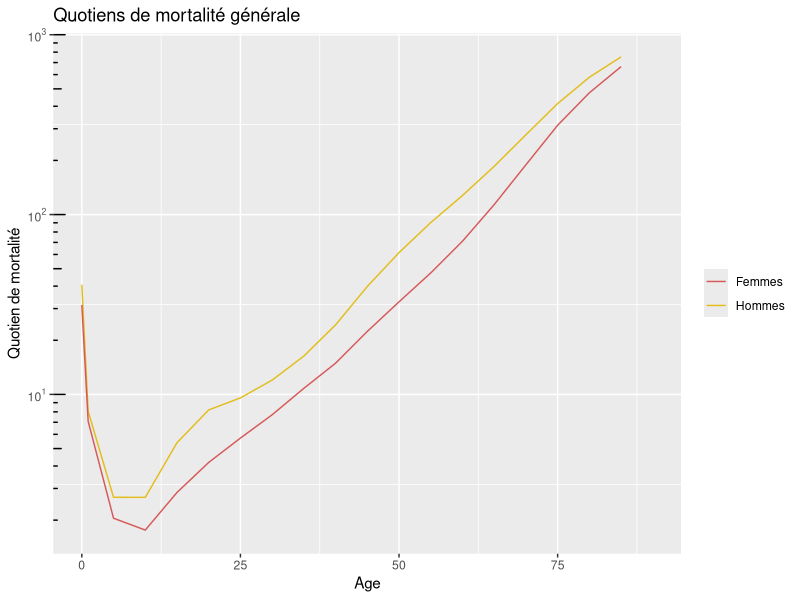
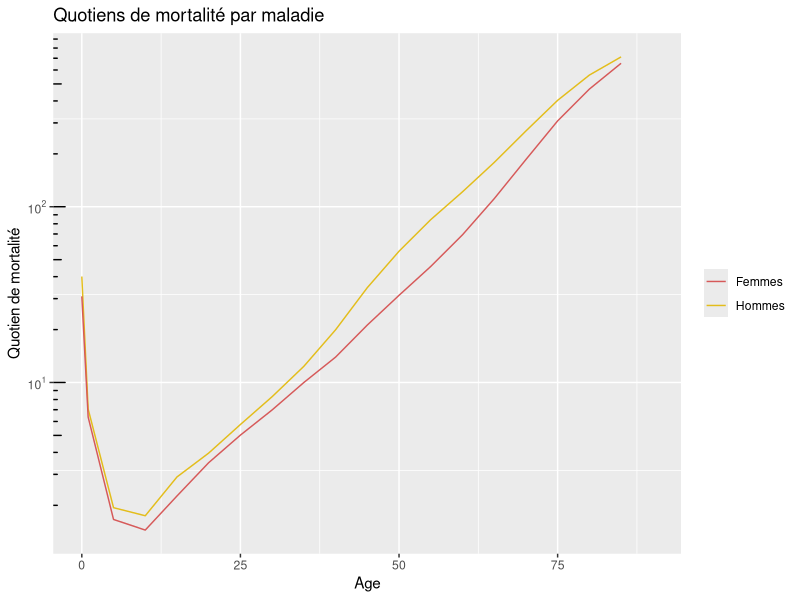
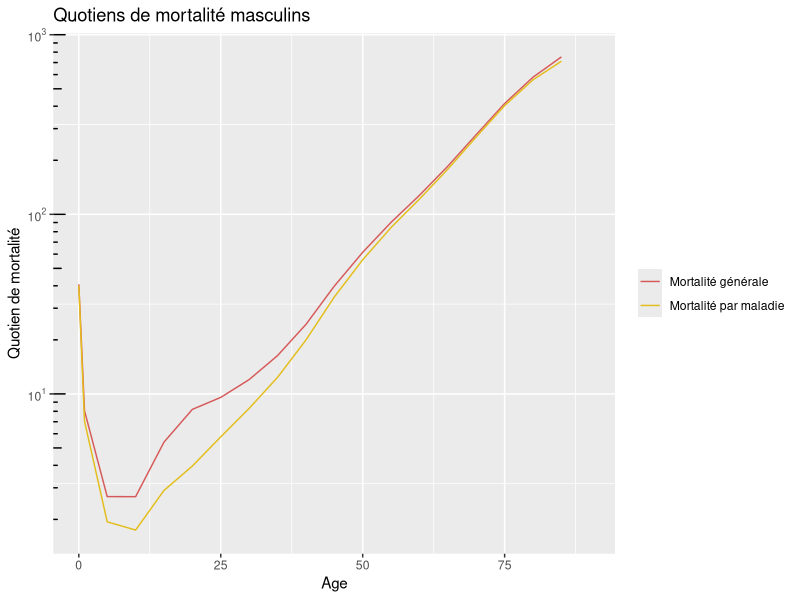
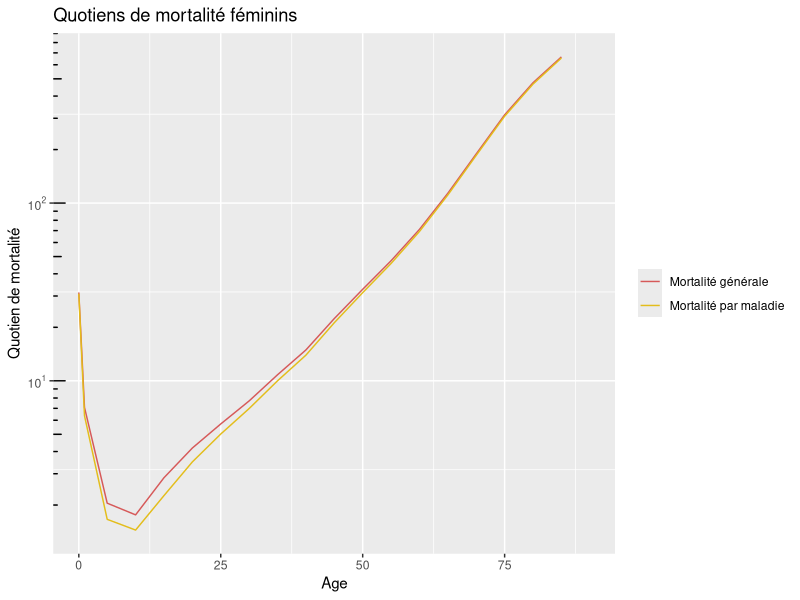

Source code (R) for these figures, in order:
## ---- chunk 1
library(readxl)
library(tidyverse)
library(knitr)
setwd("C:/Users/Thibaud/Documents/Demographie/M1S2/UE1 - Analyse demographique/Breton/DM1")

TableMortMascGeneral <- read_excel("./data/exo1/tmhgen.xlsx") %>%
  column_to_rownames("Age x")
TableMortMascAccident <- read_excel("./data/exo1/tmhmal.xlsx") %>%
  column_to_rownames("Age x")
## ---- chunk 2
Racine <- 100000
TableMortMascMaladie <- TableMortMascGeneral %>%
  select("aqx p.1000") %>%
  bind_cols(select(TableMortMascAccident, "aqx p.1000")) %>%
  mutate("aqx p.1000" = `aqx p.1000...1` - `aqx p.1000...2`) %>%
  select(`aqx p.1000`)
for (i in seq_along(TableMortMascMaladie$`aqx p.1000`)) {
  TableMortMascMaladie$`Sx`[i] <- Racine
  TableMortMascMaladie$`d(x;x+a)`[i] <- round(Racine * (TableMortMascMaladie$`aqx p.1000`[i] * 0.001))
  Racine <- Racine - TableMortMascMaladie$`d(x;x+a)`[i]
}
TableMortMascMaladie <- relocate(TableMortMascMaladie, `Sx`, `d(x;x+a)`, `aqx p.1000`)
## ---- chunk 3
kable(TableMortMascMaladie, caption = 'Table III M.')
## ---- chunk 4
SommeMort <- TableMortMascGeneral %>%
  select(`d(x;x+a)`) %>%
  rename(`d(x;x+a) Constatés` = `d(x;x+a)`)
SommeMort$`d(x;x+a) Somme` <- TableMortMascAccident$`d(x;x+a)` + TableMortMascMaladie$`d(x;x+a)`
SommeMort$`Difference Brute` <- SommeMort$`d(x;x+a) Somme` - SommeMort$`d(x;x+a) Constatés`
SommeMort$'Difference p.100' <- round((SommeMort$`d(x;x+a) Somme` - SommeMort$`d(x;x+a) Constatés`) / SommeMort$`d(x;x+a) Constatés` * 100, 2)

## ---- chunk 5
kable(SommeMort, caption = "Décès observés, sommes des décès calculés et différence")
## ---- chunk 6
library(scales)
library(gridExtra)
TableMortFemmGeneral <- read_excel("./data/exo1/tmfgen.xlsx") %>%
  column_to_rownames("Age x")
TableMortFemmMaladie <- read_excel("./data/exo1/tmfmal.xlsx") %>%
  column_to_rownames("Age x")

TableMortFemmAccident <- select(TableMortFemmGeneral, "aqx p.1000")
TableMortFemmAccident$`aqx p.1000` <- TableMortFemmAccident$`aqx p.1000` - TableMortFemmMaladie$`aqx p.1000`
## ---- chunk 7
ggplot() +
  geom_line(data = TableMortMascGeneral, aes(y = `aqx p.1000`, x = as.numeric(row.names(TableMortMascGeneral)), color = "Hommes")) +
  geom_line(data = TableMortFemmGeneral, aes(y = `aqx p.1000`, x = as.numeric(row.names(TableMortFemmGeneral)), color = "Femmes")) +
  scale_color_manual(values = c("#d65959", "#e3bd1b"), name = NULL) +
  scale_y_continuous(trans = "log10", breaks = function(x) {
    brks <- extended_breaks(Q = c(1, 5))(log10(x))
    10^(brks[brks %% 1 == 0])
  }, labels = math_format(format = log10))+
  annotation_logticks(sides = "l") +
  ggtitle("Quotiens de mortalité générale") +
  xlab("Age") +
  ylab("Quotien de mortalité")

ggplot() +
  geom_line(data = TableMortMascMaladie, aes(y = `aqx p.1000`, x = as.numeric(row.names(TableMortMascMaladie)), color = "Hommes")) +
  geom_line(data = TableMortFemmMaladie, aes(y = `aqx p.1000`, x = as.numeric(row.names(TableMortFemmMaladie)), color = "Femmes")) +
  scale_color_manual(values = c("#d65959", "#e3bd1b"), name = NULL) +
  scale_y_continuous(trans = "log10",
                     breaks = function(x) {
                       brks <- extended_breaks(Q = c(1, 5))(log10(x))
                       10^(brks[brks %% 1 == 0])
                     },
                     labels = math_format(format = log10))+
  annotation_logticks(sides = "l") +
  ggtitle("Quotiens de mortalité par maladie") +
  xlab("Age") +
  ylab("Quotien de mortalité")
## ---- chunk 8
ggplot() +
  geom_line(data = TableMortMascGeneral, aes(y = `aqx p.1000`, x = as.numeric(row.names(TableMortMascGeneral)), color = "Mortalité générale")) +
  geom_line(data = TableMortMascMaladie, aes(y = `aqx p.1000`, x = as.numeric(row.names(TableMortMascMaladie)), color = "Mortalité par maladie")) +
  scale_color_manual(values = c("#d65959", "#e3bd1b"), name = NULL) +
  scale_y_continuous(
    trans = "log10",
    breaks = function(x) {
      brks <- extended_breaks(Q = c(1, 5))(log10(x))
      10^(brks[brks %% 1 == 0])
    },
    labels = math_format(format = log10)
  )+
  annotation_logticks(sides = "l") +
  ggtitle("Quotiens de mortalité masculins") +
  xlab("Age") +
  ylab("Quotien de mortalité")

ggplot() +
  geom_line(data = TableMortFemmGeneral, aes(y = `aqx p.1000`, x = as.numeric(row.names(TableMortFemmGeneral)), color = "Mortalité générale")) +
  geom_line(data = TableMortFemmMaladie, aes(y = `aqx p.1000`, x = as.numeric(row.names(TableMortFemmMaladie)), color = "Mortalité par maladie")) +
  scale_color_manual(values = c("#d65959", "#e3bd1b"), name = NULL) +
  scale_y_continuous(
    trans = "log10",
    breaks = function(x) {
      brks <- extended_breaks(Q = c(1, 5))(log10(x))
      10^(brks[brks %% 1 == 0])
    },
    labels = math_format(format = log10)
  )+
  annotation_logticks(sides = "l") +
  ggtitle("Quotiens de mortalité féminins") +
  xlab("Age") +
  ylab("Quotien de mortalité")
## ---- chunk 9
EsperanceDeVieNaissance <- function (Age, Population) {
  Annees <- Population
  Racine <- Population[1]
  AnneesVecues <- data.frame(Population, row.names = Age)
  SommeAV <- 0
  for (i in seq_along(Age)){
    AnneesVecues$Annees[i] <- ((Population[i] + Population[i+1])/2) * (as.numeric(Age[i+1]) - as.numeric(Age[i]))
    SommeAV <- SommeAV + ifelse(!is.na(AnneesVecues$Annees[i]), AnneesVecues$Annees[i], 0)
  }
  return(round(SommeAV/Racine,2))
}
## ---- chunk 10
`Table I Sexe Masculin` <- EsperanceDeVieNaissance(row.names(TableMortMascGeneral), TableMortMascGeneral$Sx)
`Table I Sexe Feminin` <- EsperanceDeVieNaissance(row.names(TableMortFemmGeneral), TableMortFemmGeneral$Sx)
`Table III Sexe Masculin` <- EsperanceDeVieNaissance(row.names(TableMortMascMaladie), TableMortMascMaladie$Sx)
`Table III Sexe Feminin` <- EsperanceDeVieNaissance(row.names(TableMortFemmMaladie), TableMortFemmMaladie$Sx)
kable(data.frame(`Table I Sexe Masculin`,`Table I Sexe Feminin`,`Table III Sexe Masculin`,`Table III Sexe Feminin`), caption = "Espérance de vie")
## ---- chunk 11
PopHomme55ans <- 49000
PopFemme55ans <- 51000
TableMortAccident <- TableMortMascAccident %>%
  slice(13:16) %>%
  select(`aqx p.1000`)
for (i in seq_along(TableMortAccident$`aqx p.1000`)) {
  TableMortAccident$`aqx p.1000`[i] <- (TableMortAccident$`aqx p.1000`[i] + TableMortFemmAccident$`aqx p.1000`[12 + i])/2
  TableMortAccident$`Sx Homme`[i] <- PopHomme55ans
  TableMortAccident$`Sx Femme`[i] <- PopFemme55ans
  TableMortAccident$`d(x;x+a) Homme`[i] <- round(PopHomme55ans * (TableMortAccident$`aqx p.1000`[i] * 0.001))
  TableMortAccident$`d(x;x+a) Femme`[i] <- round(PopFemme55ans * (TableMortAccident$`aqx p.1000`[i] * 0.001))
  PopHomme55ans <- PopHomme55ans - TableMortAccident$`d(x;x+a) Homme`[i]
  PopFemme55ans <- PopFemme55ans - TableMortAccident$`d(x;x+a) Femme`[i]
}
## ---- chunk 12
kable(TableMortAccident, caption = "Table des morts par accidents")
## ---- chunk 13
DecesFemmesObserves <- read_excel("./data/exo1/fobservee.xlsx")
DecesFemmesObserves$`Sx Homme Accident` <- TableMortAccident$`Sx Homme`
DecesFemmesObserves$`d(x;x+a) Homme Accident` <- TableMortAccident$`d(x;x+a) Homme`
for (i in seq_along(DecesFemmesObserves$`Age x`)) {
  if (i != 1) {
    DecesFemmesObserves$Px[i] <-  DecesFemmesObserves$Px[i-1] - DecesFemmesObserves$`Décés par accident observés D'a(x;x+5)`[i-1] - DecesFemmesObserves$`Décés par maladie observés D'm(x;x+5)`[i-1]
  }
  DecesFemmesObserves$`aq"x p.1000`[i] <- (DecesFemmesObserves$`d(x;x+a) Homme Accident` + DecesFemmesObserves$`Décés par accident observés D'a(x;x+5)`[i])/(DecesFemmesObserves$Px[i]+DecesFemmesObserves$`Sx Homme Accident`)*1000
}


## ---- chunk 14
kable(DecesFemmesObserves, caption = "Table des morts par accidents")
